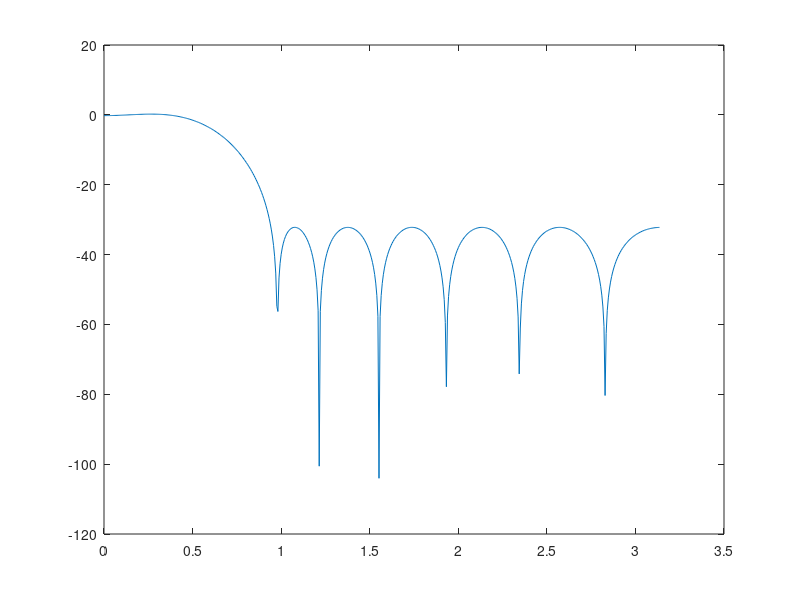
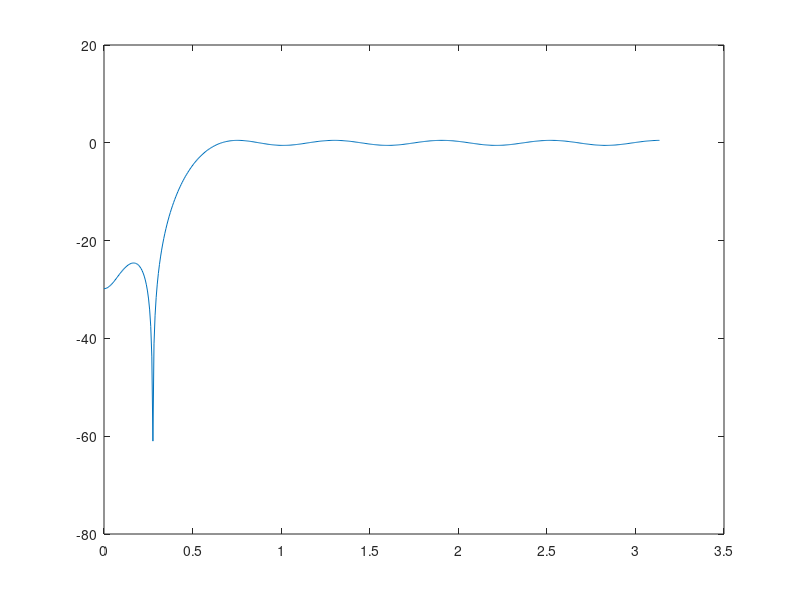
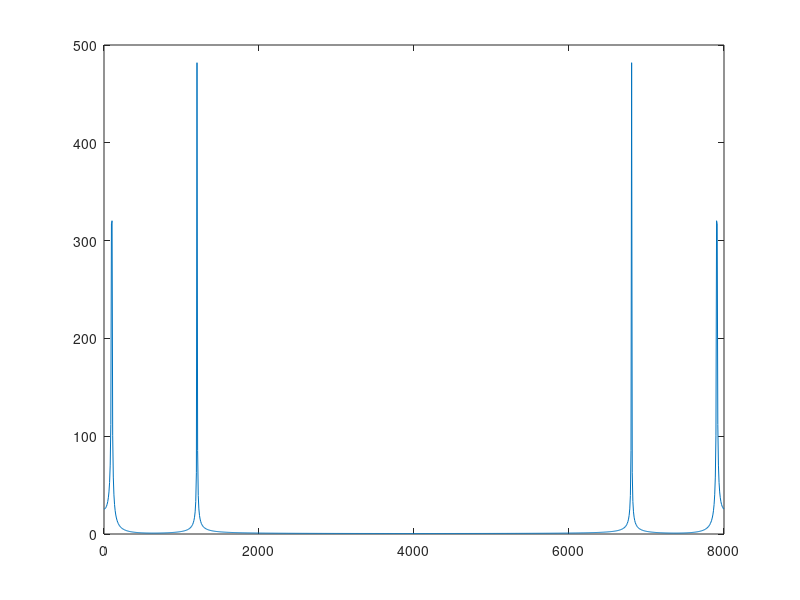
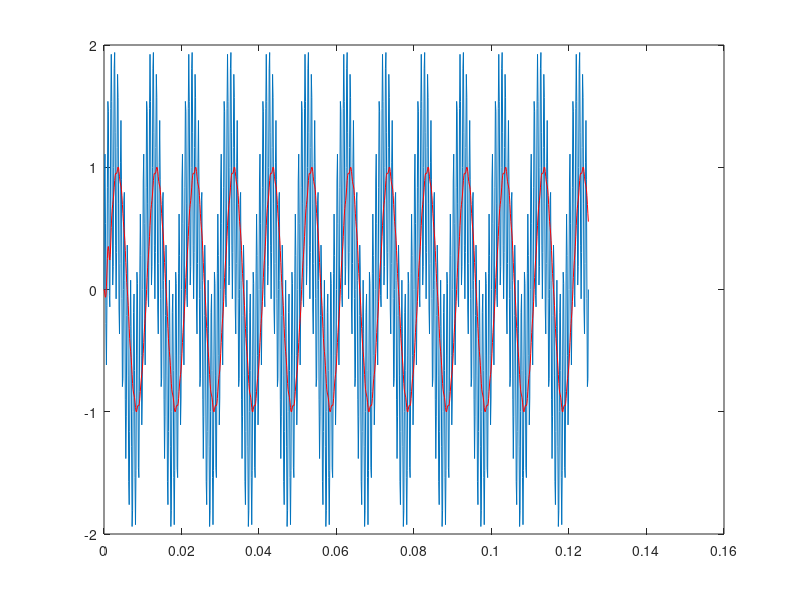

Recreate these plots in MATLAB, in order.
%% FDAtool Lab
clear all
close all
clc

load LPF_coeff
load HPF_coefficient

b1= Num;
a1=1;
[H1,w]= freqz(b1,a1);

figure
plot(w,20*log10(abs(H1)))

b2= Num_HPF;
a2=1;
[H2,w]= freqz(b2,a2);

figure
plot(w,20*log10(abs(H2)))

Fs= 8000;
F1= 100;
F2= 1200;
Ts= 1/Fs;

N=1000;
n=0:N;
t=n*Ts;
x1= sin(2*pi*F1*t);
x2= sin(2*pi*F2*t);

x= x1+x2;

%% Detecting the tones:
F_array=(Fs/N)*n;
X= fft(x);

figure
plot(F_array, abs(X))


% LPF Output
y1= filter(b1,a1,x);

figure
plot(t,x)
hold on
plot(t,y1,'r')

% HPF Output
y2= filter(b2,a2,x);

figure
plot(t,x)
hold on
plot(t,y2,'r')
